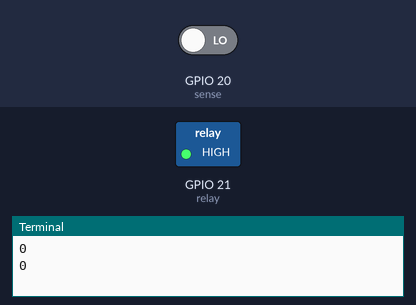
A program run on a simulated Raspberry Pi (BCM pin numbers). Parts: switched loads named in the program (green lamp = pin HIGH), the last lines printed to the terminal. Inputs (shaded band) come from the test bench; at power-on: GPIO 20 (sense) LOW.

Above: at 1.2 s.
1.3 s: GPIO 20 (sense) driven HIGH
At 2.8 s:
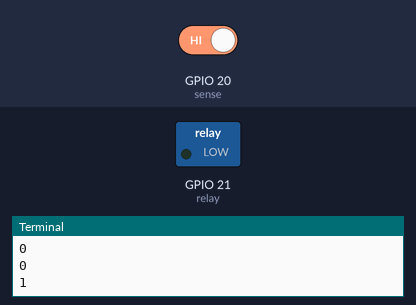
3.5 s: GPIO 20 (sense) driven LOW
At 4.4 s:
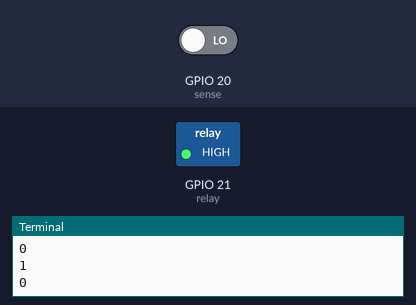
Timing chart, 0 to 6.5 s (numbered marks = the images above; inputs shaded):
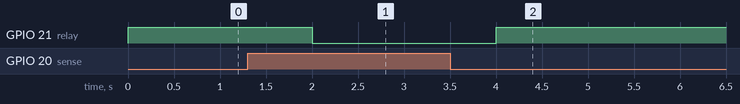

Measured:
- after the input at 1.3 s, GPIO 21 (relay): HIGH → LOW after 0.70 s
- after the input at 3.5 s, GPIO 21 (relay): LOW → HIGH after 0.50 s

The program:

MotionLight.py
```python
import RPi.GPIO as GPIO
GPIO.setmode(GPIO.BCM)
import time

sense = 20
relay = 21

#Setup my channel
GPIO.setup(sense, GPIO.IN)
GPIO.setup(relay, GPIO.OUT)

x = 6
while True:
	#To test the value of a pin use the .input method
	channelON = GPIO.input(sense) #returns 0 if OFF or 1 if ON
	print(GPIO.input(sense))
	if channelON:
		GPIO.output(relay,0)
		time.sleep(1)
	else:
		GPIO.output(relay,1)
	time.sleep(1)
```
